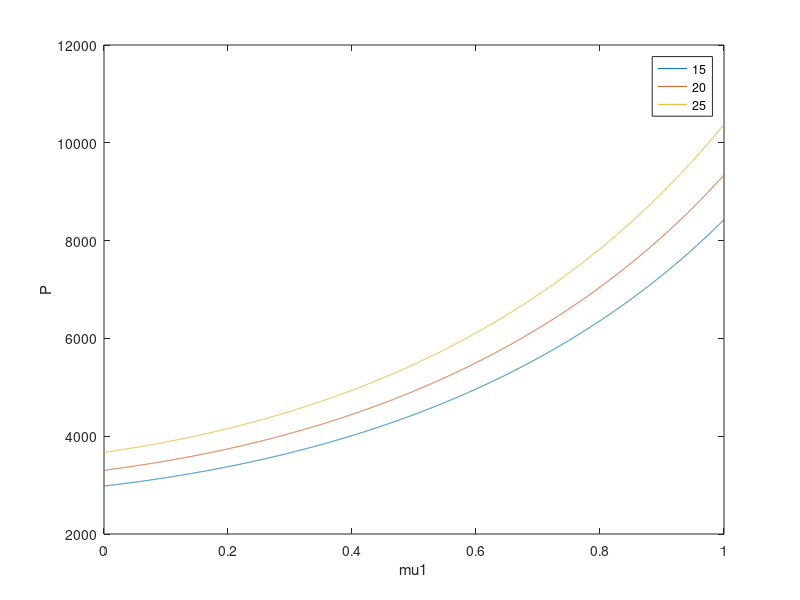

This figure's MATLAB source:
mu1=0:0.0001:1;
mu2=0.5;
alpha=[15*pi/180 20*pi/180 25*pi/180] ;
M=600;
g=9.81;
P=mu1;
theta=atan2(mu1,1);
for i=alpha
    k=1;
    for j=mu1
        P(k)=mu2*M*g*sqrt(j^2+1)*sin(i+2*theta)/(cos(i+theta)*(1-j*mu2));
        k=k+1;
    end
    plot(mu1,P)
    hold on
end
xlabel mu1
ylabel P
legend 15 20 25
    
